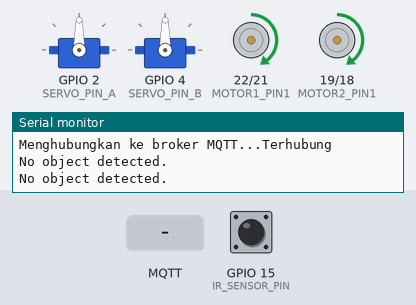
Recording of a sketch running on a simulated ESP32. On the bench: 2 × servo, motor-driver pin pairs drawn as motors (green arrow = first pin HIGH = forward, orange = second pin HIGH = backward, longer = more drive, scaled by the enable pin), the last lines printed to the serial monitor. Inputs (shaded band) come from the test bench; at power-on: GPIO 15 (IR_SENSOR_PIN) HIGH. WiFi joins after 1.5 s; servers stay silent unless stated; no MQTT or app messages arrive unless stated.

Above: at 2.7 s.
2.8 s: GPIO 15 (IR_SENSOR_PIN) driven LOW
At 5.3 s:
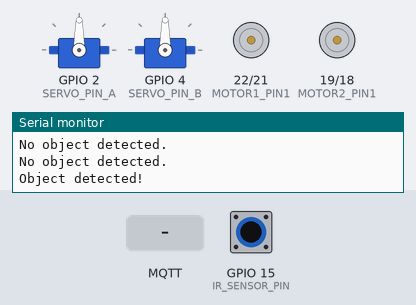
5.9 s: MQTT message "B3" arrives on the first subscribed topic
At 8.9 s:
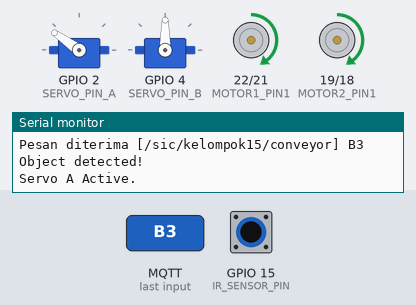
9.0 s: MQTT message "Anorganik" arrives on the first subscribed topic
At 11.9 s:
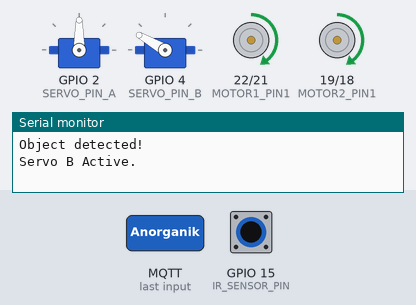
12.1 s: GPIO 15 (IR_SENSOR_PIN) driven HIGH
At 13.6 s:
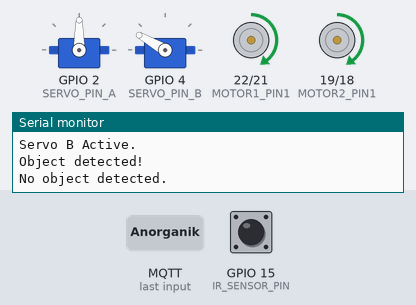
14.5 s: MQTT message "Organik" arrives on the first subscribed topic
17.0 s: GPIO 15 (IR_SENSOR_PIN) pulsed LOW 2 times (0.12 s each, 0.3 s apart)
At 17.8 s:
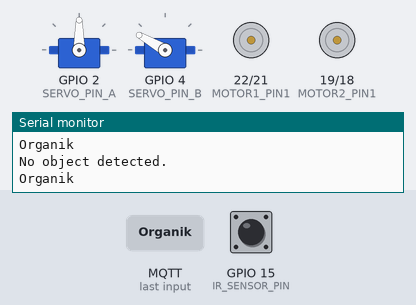
Timing chart, 0 to 20.0 s (numbered marks = the images above; inputs shaded):
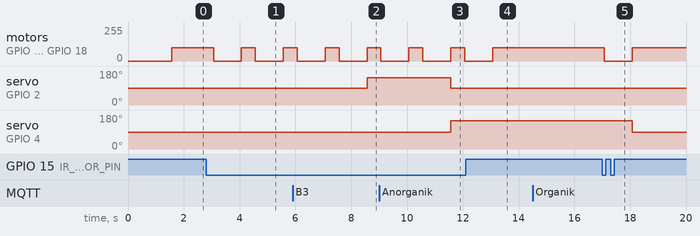

Measured:
- after the input at 2.8 s, motor on GPIO 22 (MOTOR1_PIN1) / GPIO 21 (MOTOR1_PIN2), motor on GPIO 19 (MOTOR2_PIN1) / GPIO 18 (MOTOR2_PIN2): alternates forward 98/255 for 0.50 s and stopped for 1.0 s, starting after 0.27 s
- after the input at 5.9 s, servo on GPIO 2 (SERVO_PIN_A): 90° → 145° after 2.7 s
- after the input at 9.0 s, servo on GPIO 2 (SERVO_PIN_A): 145° → 90° after 2.6 s; servo on GPIO 4 (SERVO_PIN_B): 90° → 150° after 2.6 s
- after the input at 12.1 s, motor on GPIO 22 (MOTOR1_PIN1) / GPIO 21 (MOTOR1_PIN2), motor on GPIO 19 (MOTOR2_PIN1) / GPIO 18 (MOTOR2_PIN2): goes on until 13.1 s, then stays forward 98/255
- after the input at 17.0 s, motor on GPIO 22 (MOTOR1_PIN1) / GPIO 21 (MOTOR1_PIN2), motor on GPIO 19 (MOTOR2_PIN1) / GPIO 18 (MOTOR2_PIN2): forward 98/255 → stopped after 0.07 s, → forward 98/255 1.0 s later; servo on GPIO 4 (SERVO_PIN_B): 150° → 90° after 1.1 s

The sketch:

conveyor.ino
```cpp
#include <ESP32Servo.h>
#include <PubSubClient.h>
#include <Arduino.h>
#include <WiFi.h>

// MQTT Configuration

const char* ssid = "Kiana";
const char* password = "1sampai8";
const char* mqtt_server = "test.mosquitto.org";
const int port = 1883;

const char* topic_conveyor = "/sic/kelompok15/conveyor";

String mqttMessage = "";

// Inisialisasi objek WiFi dan PubSubClient
WiFiClient espClient;
PubSubClient client(espClient);

// Define pin connections
#define IR_SENSOR_PIN 15
#define SERVO_PIN_A 2
#define SERVO_PIN_B 4

Servo servoA;
Servo servoB;

// Definisi pin untuk motor 1
#define MOTOR1_PIN1 22
#define MOTOR1_PIN2 21
#define MOTOR1_ENABLE 23

// Definisi pin untuk motor 2
#define MOTOR2_PIN1 19
#define MOTOR2_PIN2 18
#define MOTOR2_ENABLE 5

int motorSpeed = 98;

void callback(char* topic, byte* payload, unsigned int length) {
  Serial.print("Pesan diterima [");
  Serial.print(topic);
  Serial.print("] ");

  for (int i = 0; i < length ; i++) {
    mqttMessage += (char)payload[i];
  }

}

void setup_wifi() {
  delay(10);
  Serial.println();
  Serial.print("Menghubungkan ke ");
  Serial.println(ssid);

  WiFi.begin(ssid, password);

  while (WiFi.status() != WL_CONNECTED) {
    delay(500);
    Serial.print(".");
  }

  Serial.println("");
  Serial.println("WiFi terhubung");
  Serial.println("Alamat IP: ");
  Serial.println(WiFi.localIP());
}

void reconnect() {
  // Loop sampai terhubung
  while (!client.connected()) {
    Serial.print("Menghubungkan ke broker MQTT...");

    if (client.connect("uPesy ESP32 Wroom DevKit")) {
      Serial.println("Terhubung");
      client.subscribe(topic_conveyor);
    } else {
      Serial.print("Gagal, rc=");
      Serial.print(client.state());
      Serial.println(" coba lagi dalam 5 detik");
      delay(5000);
    }

  }
}

void setup() {
    Serial.begin(115200);

    setup_wifi();
    client.setServer(mqtt_server, 1883);
    client.setCallback(callback);

    // Inisialisasi pin sebagai output
    pinMode(MOTOR1_PIN1, OUTPUT);
    pinMode(MOTOR1_PIN2, OUTPUT);
    pinMode(MOTOR1_ENABLE, OUTPUT);
    pinMode(MOTOR2_PIN1, OUTPUT);
    pinMode(MOTOR2_PIN2, OUTPUT);
    pinMode(MOTOR2_ENABLE, OUTPUT);

    // Matikan motor saat startup
    digitalWrite(MOTOR1_PIN1, LOW);
    digitalWrite(MOTOR1_PIN2, LOW);
    digitalWrite(MOTOR2_PIN1, LOW);
    digitalWrite(MOTOR2_PIN2, LOW);

    // Inisiasi Pin Servo
    servoA.attach(SERVO_PIN_A);
    servoB.attach(SERVO_PIN_B);

    pinMode(IR_SENSOR_PIN, INPUT);

    servoA.write(90);
    servoB.write(90);
}

void loop() {

    if (!client.connected()) {
        reconnect();
    }
    client.loop();

    digitalWrite(MOTOR1_PIN1, HIGH);
    digitalWrite(MOTOR1_PIN2, LOW);
    digitalWrite(MOTOR2_PIN1, HIGH);
    digitalWrite(MOTOR2_PIN2, LOW);
    analogWrite(MOTOR1_ENABLE, motorSpeed);
    analogWrite(MOTOR2_ENABLE, motorSpeed);
    delay(500);

    int irValue = digitalRead(IR_SENSOR_PIN);

    Serial.println(mqttMessage);

    if (irValue == LOW) {
        digitalWrite(MOTOR1_PIN1, LOW);
        digitalWrite(MOTOR1_PIN2, LOW);
        digitalWrite(MOTOR2_PIN1, LOW);
        digitalWrite(MOTOR2_PIN2, LOW);
        delay(1000);

        Serial.println("Object detected!");

        if(String(mqttMessage) == "B3"){
            Serial.println("Servo A Active.");
            servoA.write(145);
            servoB.write(90);
        } else if(String(mqttMessage) == "Anorganik") {
            Serial.println("Servo B Active.");
            servoB.write(150);
            servoA.write(90);
        }

        if(String(mqttMessage) == "Organik"){
            Serial.println("Two Servo Unactive.");
            servoA.write(90);
            servoB.write(90);
        }

        mqttMessage = "";

    } else {
        Serial.println("No object detected.");
    }
}
```
